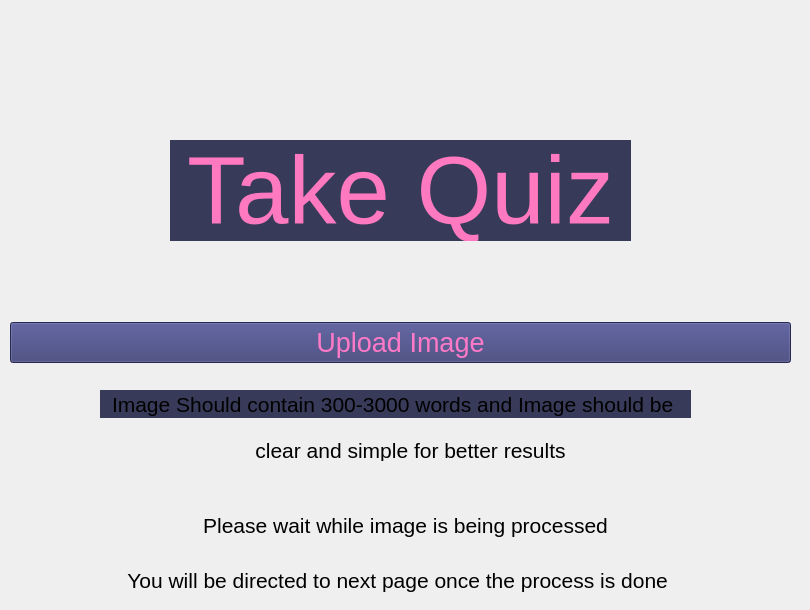
                  <widget class="QWidget" name="page_practice">
                   <widget class="QLabel" name="label_8">
                    <property name="geometry">
                     <rect>
                      <x>170</x>
                      <y>140</y>
                      <width>461</width>
                      <height>101</height>
                     </rect>
                    </property>
                    <property name="font">
                     <font>
                      <family>Segoe UI</family>
                      <pointsize>72</pointsize>
                     </font>
                    </property>
                    <property name="styleSheet">
                     <string notr="true">color: rgb(254, 121, 191);
background-color: rgb(56, 58, 89);</string>
                    </property>
                    <property name="text">
                     <string>Take Quiz</string>
                    </property>
                    <property name="alignment">
                     <set>Qt::AlignCenter</set>
                    </property>
                   </widget>
                   <widget class="QPushButton" name="pushButton">
                    <property name="geometry">
                     <rect>
                      <x>10</x>
                      <y>322</y>
                      <width>781</width>
                      <height>41</height>
                     </rect>
                    </property>
                    <property name="font">
                     <font>
                      <pointsize>20</pointsize>
                     </font>
                    </property>
                    <property name="styleSheet">
                     <string notr="true">color: rgb(254, 121, 199);
background-color: rgb(56, 58, 115);</string>
                    </property>
                    <property name="text">
                     <string>Upload Image</string>
                    </property>
                    <property name="icon">
                     <iconset>
                      <normaloff>icons/16x16/cil-arrow-circle-top.png</normaloff>icons/16x16/cil-arrow-circle-top.png</iconset>
                    </property>
                   </widget>
                   <widget class="QLabel" name="label_9">
                    <property name="geometry">
                     <rect>
                      <x>100</x>
                      <y>390</y>
                      <width>591</width>
                      <height>28</height>
                     </rect>
                    </property>
                    <property name="maximumSize">
                     <size>
                      <width>16777215</width>
                      <height>50</height>
                     </size>
                    </property>
                    <property name="font">
                     <font>
                      <family>Segoe UI</family>
                      <pointsize>16</pointsize>
                     </font>
                    </property>
                    <property name="styleSheet">
                     <string notr="true">background-color: rgb(56, 58, 89);</string>
                    </property>
                    <property name="text">
                     <string>Image Should contain 300-3000 words and Image should be </string>
                    </property>
                    <property name="alignment">
                     <set>Qt::AlignCenter</set>
                    </property>
                   </widget>
                   <widget class="QLabel" name="label_14">
                    <property name="geometry">
                     <rect>
                      <x>130</x>
                      <y>440</y>
                      <width>561</width>
                      <height>21</height>
                     </rect>
                    </property>
                    <property name="font">
                     <font>
                      <family>Segoe UI</family>
                      <pointsize>16</pointsize>
                     </font>
                    </property>
                    <property name="text">
                     <string>clear and simple for better results</string>
                    </property>
                    <property name="alignment">
                     <set>Qt::AlignCenter</set>
                    </property>
                   </widget>
                   <widget class="QLabel" name="label_20">
                    <property name="geometry">
                     <rect>
                      <x>10</x>
                      <y>510</y>
                      <width>791</width>
                      <height>31</height>
                     </rect>
                    </property>
                    <property name="font">
                     <font>
                      <family>Segoe UI</family>
                      <pointsize>16</pointsize>
                      <weight>50</weight>
                      <bold>false</bold>
                     </font>
                    </property>
                    <property name="text">
                     <string>Please wait while image is being processed</string>
                    </property>
                    <property name="alignment">
                     <set>Qt::AlignCenter</set>
                    </property>
                   </widget>
                   <widget class="QLabel" name="label_21">
                    <property name="geometry">
                     <rect>
                      <x>40</x>
                      <y>560</y>
                      <width>721</width>
                      <height>41</height>
                     </rect>
                    </property>
                    <property name="font">
                     <font>
                      <family>Segoe UI</family>
                      <pointsize>16</pointsize>
                     </font>
                    </property>
                    <property name="text">
                     <string>You will be directed to next page once the process is done </string>
                    </property>
                    <property name="alignment">
                     <set>Qt::AlignCenter</set>
                    </property>
                   </widget>
                  </widget>
